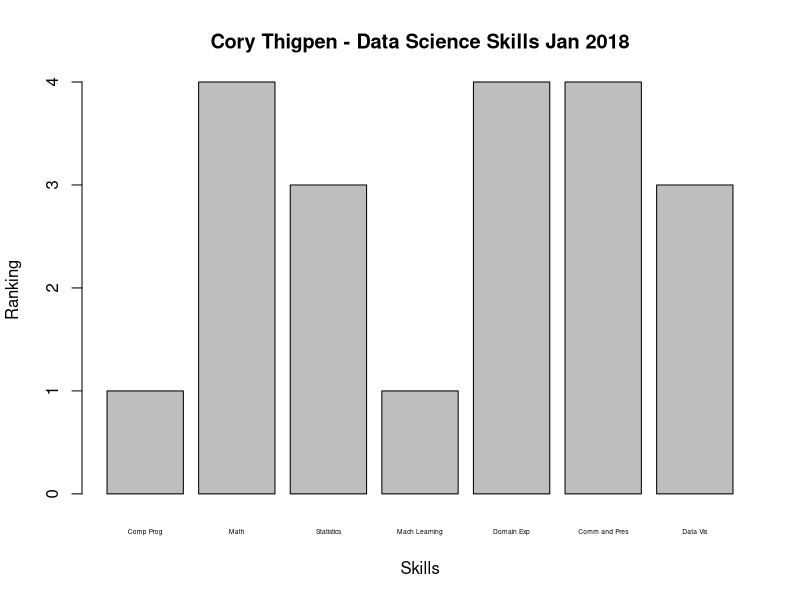

Recreate this plot in R.
## ---- chunk 1
Skills <- c("Comp Prog", "Math", "Statistics", "Mach Learning", "Domain Exp", "Comm and Pres", "Data Vis")
Ranking <- c(1,4,3,1,4,4,3)
corythigpen <- data.frame(Skills,Ranking)
barplot(corythigpen$Ranking, names=corythigpen$Skills, xlab="Skills", ylab="Ranking", main="Cory Thigpen - Data Science Skills Jan 2018", cex.names=.4)

